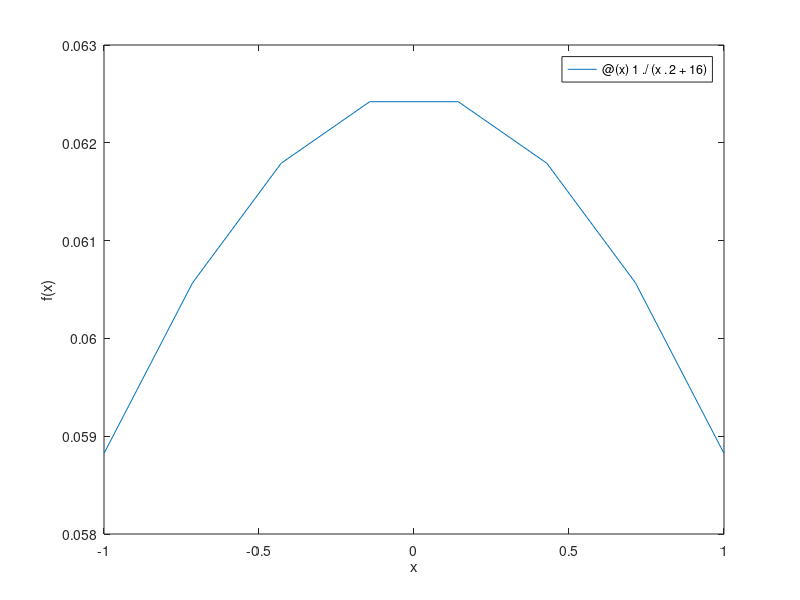

Write the MATLAB code that produced this figure. (Note: this script raises an error after producing the figure.)
%%
% This function has infinitely many continuous derivatives on the entire
% real line and looks very easy to approximate over $[-1,1]$.  
f = @(x) 1./(x.^2 + 16);
fplot(f,[-1 1])
xlabel('x'), ylabel('f(x)')    % ignore this line

%%
% We start by doing polynomial interpolation for some rather small values
% of $n$.
x = linspace(-1,1,1601)';
n = (4:4:12)';
for k = 1:length(n) 
  t = linspace(-1,1,n(k)+1)';        % equally spaced nodes
  p = polyinterp(t,f(t));
  semilogy( x, abs(f(x)-p(x)) );
  hold on, axis tight    % ignore this line
end
axis tight, title('Error for degrees 4,8,12')   % ignore this line
xlabel('x'), ylabel('|f(x)-p(x)|')   % ignore this line

%%
% The convergence so far appears rather good, though not uniformly so. Now
% watch what happens as we continue to increase the degree.
n = 12 + 15*(1:3)';  clf
for k = 1:length(n) 
  t = linspace(-1,1,n(k)+1)';        % equally spaced nodes
  p = polyinterp(t,f(t));
  semilogy( x, abs(f(x)-p(x)) );
  hold on, axis tight    % ignore this line
end
axis tight, title('Error for degrees 27,42,57')   % ignore this line
xlabel('x'), ylabel('|f(x)-p(x)|')   % ignore this line

%%
% The convergence in the middle can't get any better than machine
% precision. So maintaining the growing gap between the center and the ends
% pushes the error curves upward exponentially fast at the ends, wrecking
% the convergence.
